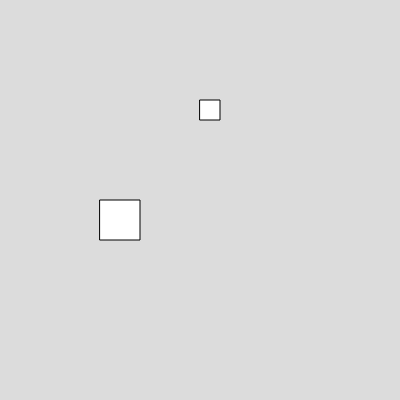
Frame 1 (no input)
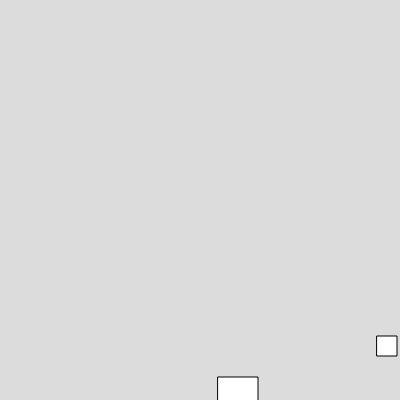
Frame 60 (no input)
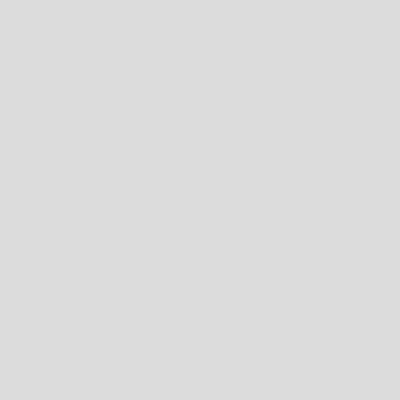
Frame 120 (the mouse pressed at the canvas centre since frame 60)

The p5.js sketch that drew these frames (run headless with seeded random() and noise() and a simulated clock; from frame 60 on, the mouse is pressed at the canvas centre):

// p5.js sketch
// ── sketch.js
var box1,box2
function setup() 

{
  createCanvas(400, 400);
  box1= new Box(200,100,20,20,3,4)
  box2=new Box(100,200,40,40,2,3)
}

function draw() 
{
  background(220);
  box1.show()
  box1.move()
  box1.moveup()
  box2.show()
  box2.move()
  box2.moveup()

}


// ── box.js
class Box
  {
    constructor(x,y,w,h,vx,vy)
    {
      this.x =x;
      this.y =y;
      this.w =w;
      this.h = h;
      this.vx = vx;
      this.vy=vy
    }
    
    show()
    {
      rect(this.x,this.y,this.w,this.h)
    }
    
    move()
    {
      this.x = this.x+this.vx;
    }
moveup() {
  this.y=this.y+this.vy
}
  }

  
